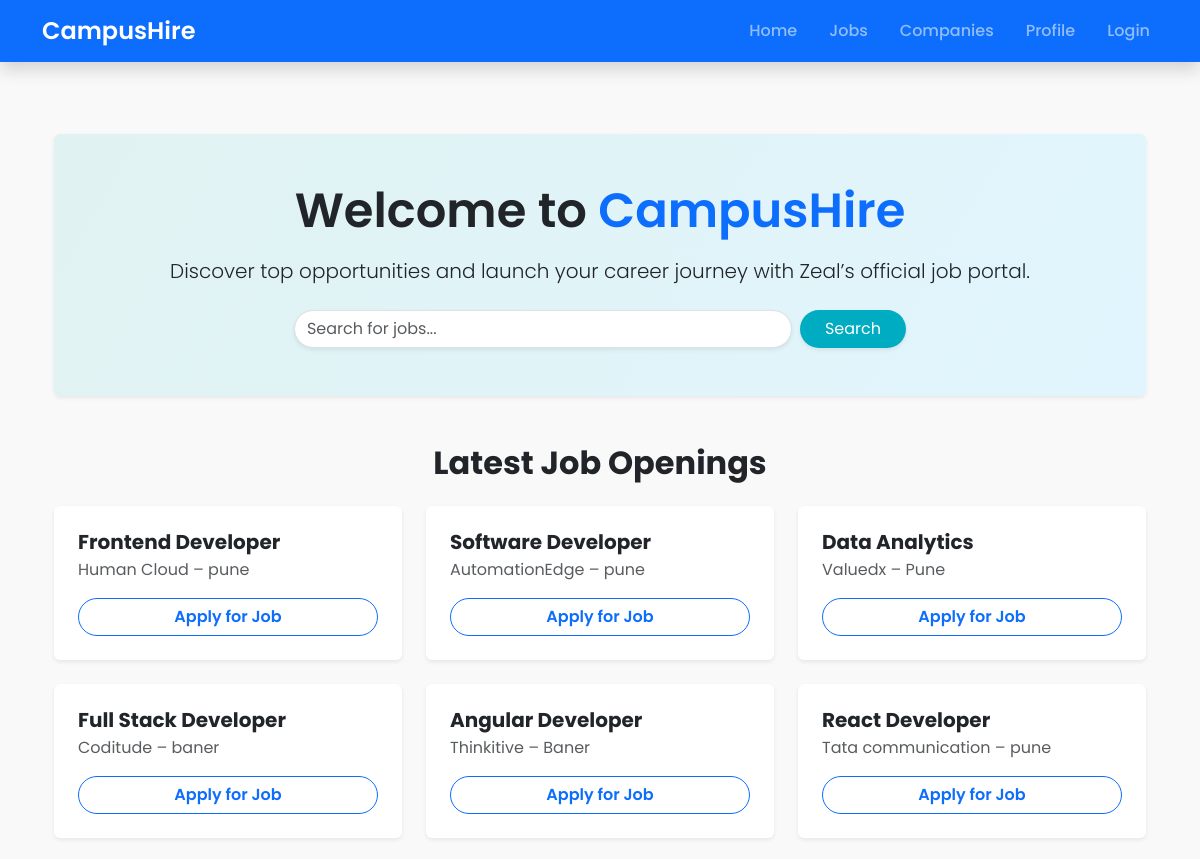
The app's page / (upper part), older data.
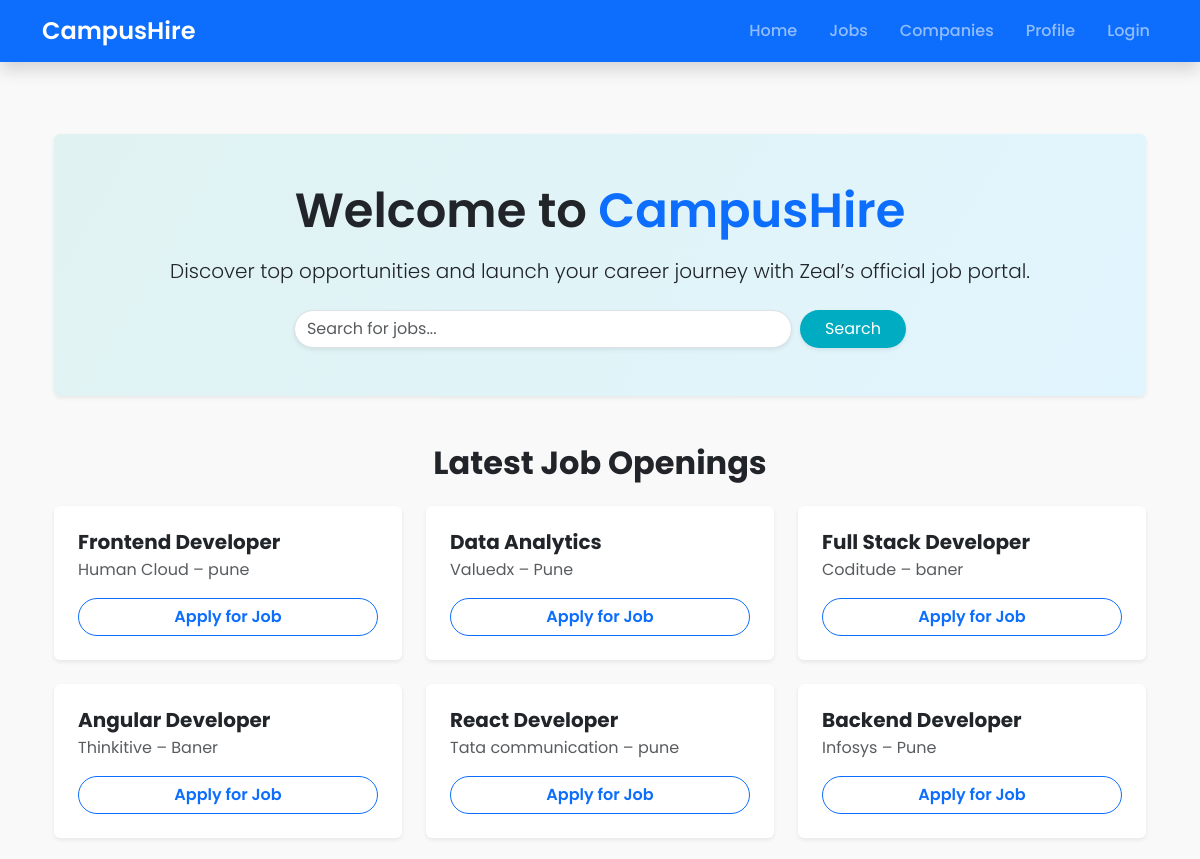
The same page, newer data.
### tpo/models.py (models this page shows, shortened)
class Job(models.Model):
    company = models.CharField(max_length=100)
    role = models.CharField(max_length=100)
    salary_package = models.DecimalField(max_digits=10, decimal_places=2)
    last_date_to_apply = models.DateField()
    eligibility = models.TextField()
    job_description = models.TextField()
    company_website = models.URLField(max_length=200, blank=True, null=True)  # Optional field for company website
    job_location = models.CharField(max_length=100, blank=True, null=True)  # Optional field for job location
    tpo = models.ForeignKey(Tpo, on_delete=models.CASCADE, related_name='jobs',default=True)  # Link to TPO who created the job
    is_active = models.BooleanField(default=True )  # Flag to indicate if the job is active or

### users/views.py (the view)
# urls.py: 2. Add a URL to urlpatterns:  path('', views.home, name='home')
def home(request):
    active_jobs = Job.objects.filter(is_active=True).order_by('-id')[:20]  # Latest 6 jobs
    return render(request, 'home.html', {'active_jobs': active_jobs})

### users/Templates/home.html (shortened to what this page needs)
{% extends "base/base.html" %}
{% block content %}
<div class="container mt-5">
    <div class="text-center hero-section text-dark p-5 rounded shadow-sm" data-aos="fade-down">
        <h1 class="display-5 fw-semibold mb-3">Welcome to <span class="text-primary">CampusHire</span></h1>
        <p class="lead mb-4">Discover top opportunities and launch your career journey with Zeal’s official job portal.</p>
        <div class="position-relative d-flex justify-content-center">
            <input id="search-input" class="form-control w-50 rounded-pill shadow-sm search-box" type="search" placeholder="Search for jobs...">
            <button class="btn btn-custom ms-2 rounded-pill shadow-sm px-4">Search</button>
        </div>
    </div>
    <div class="mt-5" data-aos="fade-up">
        <h2 class="text-center fw-bold mb-4">Latest Job Openings</h2>
        <div class="row g-4">
            {% for job in active_jobs %}
            <div class="col-md-4" data-aos="fade-up" data-aos-delay="{{ forloop.counter0|add:'1' }}00">
                <div class="card p-4 shadow-sm border-0 h-100">
                    <h5 class="fw-bold mb-1">{{ job.role }}</h5>
                    <p class="text-muted mb-3">{{ job.company }} – {{ job.job_location|default:"Remote" }}</p>
                    {% if request.session.user_id %}
                        <a href="" class="btn btn-outline-primary w-100 rounded-pill fw-semibold">Apply Now</a>
                    {% else %}
                        <a href="{% url 'login' %}" class="btn btn-outline-primary w-100 rounded-pill fw-semibold">Apply for Job</a>
                    {% endif %}
                </div>
            </div>
            {% empty %}
            <p class="text-center">No jobs available at the moment.</p>
            {% endfor %}
        </div>
    </div>
</div>
{% endblock %}

Row changes from the older to the newer data that the page shows:
no longer on this page (row edited): Job: role "Software Developer", company "AutomationEdge", job_location "pune"
now on this page (row unchanged): Job: role "Backend Developer", company "Infosys", job_location "Pune"
